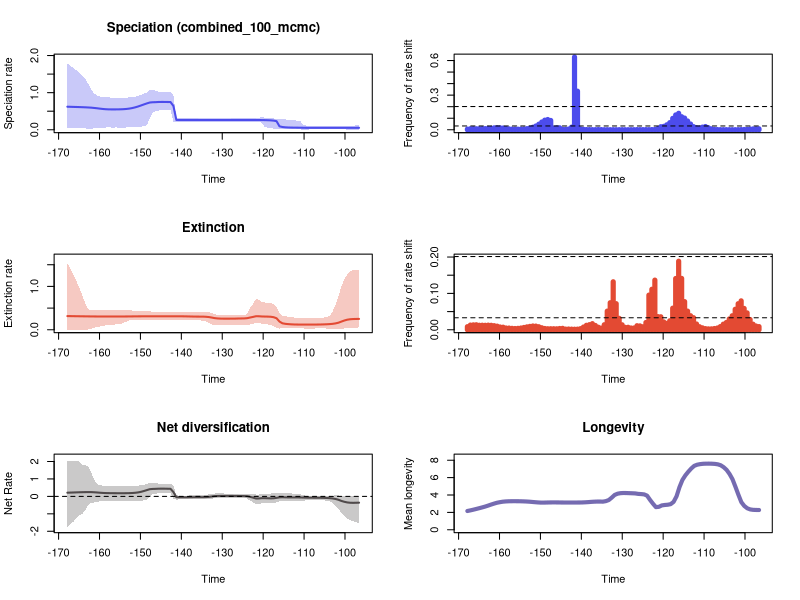

This figure's R source:


pdf(file='./RTT_plots.pdf',width=10, height=15)
par(mfrow=c(3,2))
library(scales)

time=c(-96.56873419499999, -97.28877058499998,-98.008806975,-98.72884336499999,-99.44887975500001,-100.168916145,-100.88895253499999,-101.608988925,-102.329025315,-103.04906170499999,-103.769098095,-104.489134485,-105.20917087499998,-105.929207265,-106.64924365499999,-107.36928004499998,-108.089316435,-108.80935282499999,-109.52938921499998,-110.249425605,-110.96946199499999,-111.68949838500001,-112.409534775,-113.12957116499999,-113.849607555,-114.569643945,-115.28968033499999,-116.009716725,-116.729753115,-117.44978950499998,-118.169825895,-118.88986228499999,-119.60989867499998,-120.329935065,-121.04997145499999,-121.77000784499998,-122.490044235,-123.21008062499999,-123.93011701500001,-124.650153405,-125.37018979499999,-126.090226185,-126.810262575,-127.53029896499999,-128.250335355,-128.970371745,-129.69040813499998,-130.410444525,-131.130480915,-131.85051730499998,-132.570553695,-133.290590085,-134.01062647499998,-134.730662865,-135.450699255,-136.17073564499998,-136.890772035,-137.610808425,-138.33084481499998,-139.050881205,-139.770917595,-140.49095398499998,-141.210990375,-141.93102676499998,-142.65106315499997,-143.371099545,-144.09113593499998,-144.811172325,-145.531208715,-146.251245105,-146.971281495,-147.691317885,-148.411354275,-149.131390665,-149.851427055,-150.571463445,-151.291499835,-152.011536225,-152.731572615,-153.451609005,-154.17164539499998,-154.891681785,-155.611718175,-156.33175456499998,-157.051790955,-157.771827345,-158.49186373499998,-159.211900125,-159.931936515,-160.65197290499998,-161.372009295,-162.092045685,-162.81208207499998,-163.532118465,-164.25215485500001,-164.97219124499998,-165.692227635,-166.412264025,-167.13230041499997,-167.852336805)
rate=c(0.05310572558180865, 0.05283233155959251,0.05251668138325584,0.05226591444133638,0.0520144359936366,0.05188449255445246,0.05180885007191144,0.05176869168617691,0.05175399888084205,0.051743185952859976,0.05173630350060856,0.051733836766990615,0.05174760536575504,0.05176254946251454,0.05178572896985516,0.05183993949765928,0.051961275675473435,0.05230427806061892,0.05304683826156664,0.054495723198443674,0.05588369936301049,0.05675068049063377,0.05757521773343238,0.05880048763007549,0.061315018942838466,0.06574431369090236,0.07423337410831976,0.0930288962864132,0.23149001271231445,0.24680670293655696,0.2536340444723535,0.25724528176529754,0.2594546761696356,0.2609464733443515,0.262147281973156,0.26300032066738055,0.2630761715615935,0.26313087611563146,0.26314570686236505,0.2631035922275887,0.26305657605733984,0.2630229342678107,0.26297338296717476,0.26294280819089705,0.2629328716810019,0.26292759523090914,0.26292312821017116,0.2629328716810019,0.26293333581812145,0.2629374862625589,0.2629370944259928,0.26293087571069385,0.2629216812083906,0.2629198582083197,0.26293797710725325,0.2630137126521119,0.2630432364562026,0.26302937306730356,0.2630240046634583,0.2630229342678107,0.26305219634140076,0.26306485756135567,0.263702303981356,0.6404697791330497,0.7474895716494969,0.7480417856230372,0.7495974882686429,0.7497831764401484,0.7487401705708427,0.7439125126262911,0.7414534583005292,0.7347630528781982,0.7105890188012844,0.683208898083172,0.6548264862109413,0.6272793767148224,0.6037537793374071,0.5846325456474979,0.5702748519418959,0.5605404188109577,0.5543400114206061,0.5511536755326112,0.5494600243482649,0.5485944147455676,0.5486706921824571,0.5498352855356918,0.5536873859467153,0.5605435782005714,0.5697768604035602,0.5799086550155406,0.5885256891403654,0.5963664411962539,0.6010979451242058,0.6053149747187243,0.6083463175772342,0.6112681687250967,0.6136875030393734,0.6160640553239556,0.6187005216065199,0.6210199140503447)
minHPD=c(0.0035587483360083006, 0.005150420542867332,0.005255079369126749,0.005943282039883662,0.006553663374138845,0.007987234488267537,0.008532816629570956,0.009109917255677953,0.009090535892099237,0.009345271792392902,0.009333790270405148,0.008222699639249225,0.008222699639249225,0.00933703952214322,0.009316410101920454,0.009062655447493215,0.009077731283617791,0.007109435991127877,0.006395901859314203,0.0023146191002413508,0.008998840709803318,0.010864237568978407,0.012173955726269246,0.012977790397795017,0.015486688242814123,0.018255569437219166,0.021436452743910258,0.022879483831103095,0.027220596125512964,0.03397850842001153,0.04412624479031144,0.05626406975143375,0.07261532534355286,0.18803730382126552,0.20998298954503963,0.21599181395017,0.21591809894317857,0.21600253166389952,0.215963686363448,0.21594902370899366,0.21599181395017,0.21615286537158865,0.21594902370899366,0.21600475816410217,0.21592701278740375,0.21592701278740375,0.21592797579846199,0.21592701278740375,0.2159690790780746,0.21592701278740375,0.21587949665473988,0.21598149800460525,0.21509411883418608,0.21594902370899366,0.21600475816410217,0.21594902370899366,0.21592701278740375,0.21594902370899366,0.21592701278740375,0.21509411883418608,0.21599181395017,0.2147680186790176,0.20621806053269998,0.21636065592427087,0.5223754531042417,0.5231480763660141,0.5271372011183942,0.5270637016227044,0.5200424677118666,0.4967495087659173,0.4819641905842687,0.3168859661552156,0.12778811039949836,0.09844712578508588,0.08138860306559688,0.07188165053657855,0.06869770551238737,0.06817175458737092,0.06779977373379464,0.06122146619054229,0.061049733636496815,0.061167820974894344,0.061167820974894344,0.06123824440246255,0.060561296253043254,0.06725728227036988,0.061167820974894344,0.05641982243405768,0.05033875042820421,0.04519683346159027,0.03717801661553431,0.01973553582134817,0.024533284638726508,0.03992913572709962,0.041044045144150706,0.04520933404516673,0.03554493970872831,0.04563337808152194,0.045344416021299225,0.04563337808152194)
maxHPD=c(0.12295711642864143, 0.11724546962630329,0.11169705263455285,0.10838260526139457,0.10619976868639665,0.10608174017406058,0.10581959907707172,0.10597997361792993,0.10565704327641455,0.10581457675842906,0.1056778679394101,0.10450312371609,0.10449056708605789,0.10563937954038002,0.10569996456032901,0.10569996456032901,0.1064044183898549,0.10681101087769854,0.11402135141513638,0.14620371535806131,0.23957123937693456,0.24831969847611796,0.2540340637358116,0.2595627202028135,0.2685874409188614,0.2780122816969887,0.2864851562541122,0.2917951010527233,0.2982630274699209,0.3038784284887287,0.3093525770249504,0.3143153275668575,0.3186347743137231,0.3495628025970031,0.32076048342401947,0.3168579141393196,0.315773248793124,0.31522277342796784,0.31490434272013756,0.3145653188319346,0.31426934476042523,0.3143153275668575,0.313964543002864,0.3139065905752867,0.3137363910234911,0.3137072451663336,0.31367268804014087,0.31367268804014087,0.31370888637188016,0.31367766710704204,0.31370888637188016,0.31386672828728923,0.31301077092171725,0.313964543002864,0.3141239913681125,0.31457854091952414,0.3149199092077193,0.3151102348446508,0.3153302240385895,0.31490434272013756,0.3166013531824763,0.31737934379784666,0.32541729484510656,0.9153928199591145,1.0277499803446721,1.023214856687244,1.025331848128682,1.0277499803446721,1.029388015457817,1.0527121771044718,1.0824224553456512,1.0839590325513158,1.0033903769812458,0.9738675326364243,0.9399223681733396,0.9104883024655241,0.8886663008440804,0.8781944068698636,0.8729645503174759,0.8637288467443606,0.8623658417683454,0.8619062789464706,0.8617673478607679,0.8629000629804318,0.8636932909585666,0.8732740261800185,0.8722491868958766,0.8789376467385261,0.8947249968226255,0.9279679983186335,0.9837034172343424,1.1030589793465544,1.247688914809683,1.389655411533947,1.4698234921795328,1.5482479865595233,1.603494453155953,1.6669126036518807,1.7251854490098024,1.7814270662113891)
remove_na = !is.na(rate)
time = time[remove_na]
plot(time,time,type = 'n', ylim = c(0, 1.9595697728325283), xlim = c(-168.212355,-96.208716), ylab = 'Speciation rate', xlab = 'Time',main='Speciation (combined_100_mcmc)' )
polygon(c(time, rev(time)), c(maxHPD[remove_na], rev(minHPD[remove_na])), col = alpha('#4c4cec',0.3), border = NA)
lines(time,rate[remove_na], col = '#4c4cec', lwd=2)
mids=c(-96.57237074242424, -97.29968022727272,-98.0269897121212,-98.7542991969697,-99.48160868181817,-100.20891816666666,-100.93622765151514,-101.66353713636363,-102.39084662121212,-103.1181561060606,-103.84546559090909,-104.57277507575756,-105.30008456060605,-106.02739404545454,-106.75470353030302,-107.48201301515151,-108.2093225,-108.93663198484847,-109.66394146969697,-110.39125095454546,-111.11856043939393,-111.84586992424242,-112.5731794090909,-113.30048889393939,-114.02779837878788,-114.75510786363635,-115.48241734848484,-116.20972683333332,-116.93703631818181,-117.6643458030303,-118.39165528787879,-119.11896477272727,-119.84627425757574,-120.57358374242423,-121.30089322727272,-122.02820271212121,-122.75551219696969,-123.48282168181818,-124.21013116666666,-124.93744065151515,-125.66475013636364,-126.39205962121211,-127.1193691060606,-127.84667859090908,-128.57398807575757,-129.30129756060606,-130.02860704545455,-130.75591653030304,-131.4832260151515,-132.2105355,-132.93784498484848,-133.66515446969697,-134.39246395454543,-135.11977343939392,-135.84708292424241,-136.5743924090909,-137.3017018939394,-138.02901137878789,-138.75632086363638,-139.48363034848484,-140.21093983333333,-140.93824931818182,-141.6655588030303,-142.39286828787877,-143.12017777272726,-143.84748725757575,-144.57479674242424,-145.30210622727273,-146.02941571212122,-146.7567251969697,-147.48403468181817,-148.21134416666666,-148.93865365151515,-149.66596313636362,-150.3932726212121,-151.1205821060606,-151.8478915909091,-152.57520107575758,-153.30251056060607,-154.02982004545456,-154.75712953030302,-155.4844390151515,-156.2117485,-156.9390579848485,-157.66636746969695,-158.39367695454544,-159.12098643939393,-159.84829592424242,-160.5756054090909,-161.3029148939394,-162.0302243787879,-162.75753386363638,-163.48484334848484,-164.21215283333333,-164.9394623181818,-165.6667718030303,-166.39408128787878,-167.12139077272727,-167.84870025757576)
counts=c(0.00826, 0.00869,0.00747,0.0064,0.00389,0.00243,0.00157,0.00116,0.00076,0.00071,0.00077,0.00096,0.00082,0.00101,0.00175,0.00323,0.00785,0.0173,0.02794,0.02291,0.01623,0.01791,0.02698,0.04982,0.07596,0.10118,0.1132,0.14273,0.1284,0.0988,0.06158,0.0428,0.02978,0.02651,0.01079,0.00278,0.00177,0.00123,0.00155,0.00127,0.00119,0.00144,0.0009,0.00073,0.00052,0.00056,0.00079,0.00074,0.00056,0.0007,0.00066,0.00068,0.00059,0.00146,0.00201,0.00101,0.00104,0.00142,0.00181,0.00392,0.00703,0.3345,0.6304,0.02259,0.00639,0.00388,0.00378,0.01722,0.0172,0.01461,0.08078,0.08888,0.08319,0.06718,0.04833,0.03251,0.02191,0.01426,0.00952,0.00651,0.00611,0.00525,0.00515,0.00562,0.00767,0.01089,0.01481,0.01685,0.01784,0.01674,0.01232,0.01172,0.01004,0.00965,0.00902,0.00871,0.00942,0.00915,0.00581)
plot(mids,counts,type = 'h', xlim = c(-168.212355,-96.208716), ylim=c(0,0.6304), ylab = 'Frequency of rate shift', xlab = 'Time',lwd=5,col='#4c4cec')
bf2 = 0.03299118156891654
bf6 = 0.20133565640968581
abline(h=bf2, lty=2)
abline(h=bf6, lty=2)

time=c(-96.56873419499999, -97.28877058499998,-98.008806975,-98.72884336499999,-99.44887975500001,-100.168916145,-100.88895253499999,-101.608988925,-102.329025315,-103.04906170499999,-103.769098095,-104.489134485,-105.20917087499998,-105.929207265,-106.64924365499999,-107.36928004499998,-108.089316435,-108.80935282499999,-109.52938921499998,-110.249425605,-110.96946199499999,-111.68949838500001,-112.409534775,-113.12957116499999,-113.849607555,-114.569643945,-115.28968033499999,-116.009716725,-116.729753115,-117.44978950499998,-118.169825895,-118.88986228499999,-119.60989867499998,-120.329935065,-121.04997145499999,-121.77000784499998,-122.490044235,-123.21008062499999,-123.93011701500001,-124.650153405,-125.37018979499999,-126.090226185,-126.810262575,-127.53029896499999,-128.250335355,-128.970371745,-129.69040813499998,-130.410444525,-131.130480915,-131.85051730499998,-132.570553695,-133.290590085,-134.01062647499998,-134.730662865,-135.450699255,-136.17073564499998,-136.890772035,-137.610808425,-138.33084481499998,-139.050881205,-139.770917595,-140.49095398499998,-141.210990375,-141.93102676499998,-142.65106315499997,-143.371099545,-144.09113593499998,-144.811172325,-145.531208715,-146.251245105,-146.971281495,-147.691317885,-148.411354275,-149.131390665,-149.851427055,-150.571463445,-151.291499835,-152.011536225,-152.731572615,-153.451609005,-154.17164539499998,-154.891681785,-155.611718175,-156.33175456499998,-157.051790955,-157.771827345,-158.49186373499998,-159.211900125,-159.931936515,-160.65197290499998,-161.372009295,-162.092045685,-162.81208207499998,-163.532118465,-164.25215485500001,-164.97219124499998,-165.692227635,-166.412264025,-167.13230041499997,-167.852336805)
rate=c(0.2508904063242735, 0.24962944994380876,0.24762895175134728,0.24275023969010834,0.23239862652236964,0.21311210038696676,0.18865169461093545,0.16272440563178137,0.1468849952350157,0.13667350530782388,0.1307695388090422,0.1266781710493724,0.12396846625303184,0.12190434327800509,0.12076799725101617,0.12015238109202678,0.1198719111123087,0.11969961202637262,0.11968859814093813,0.11978394155529785,0.12015847747388628,0.12079889087604279,0.12214582191327172,0.12553136933975045,0.1303429890616506,0.13688808675520353,0.14916367403180827,0.1897151836601873,0.2656164493888581,0.29021043461060586,0.30050861270049767,0.30365762447993694,0.3050540118766451,0.3068809610000841,0.31169402162636467,0.3117703501911224,0.2963817988525716,0.28226943807380145,0.26725912240297633,0.26206502574227064,0.26066386194330765,0.25969328127814095,0.25735893996204506,0.25661541581217884,0.25627952239443197,0.2559525079327519,0.25618015248591386,0.2574740170170101,0.2611792547881917,0.268489720286184,0.2819292412302641,0.2937057477724557,0.299899793442931,0.3033326374466926,0.3035095208463322,0.3037844113070983,0.30465748308102136,0.30607662316086237,0.3078304000402986,0.30926054431752387,0.3103057984692983,0.31090835960347296,0.31103032777386064,0.31111938698283426,0.31120060771916525,0.31119029673690424,0.31113039141365756,0.31101943370701457,0.3107003509080568,0.3104746164203328,0.31037792229193273,0.3103233284957499,0.3102960708269715,0.3102942307661032,0.31017768318370453,0.3097497662714408,0.3091187000992063,0.3083622914072125,0.3074740534447542,0.3068643125750214,0.3063444180591274,0.30597673260591884,0.3057449203572018,0.3056095088529138,0.3055721771776714,0.3055451305737551,0.3056171101102378,0.30580031236443234,0.306117002654422,0.30653850086620316,0.30714186745579275,0.30787860773888537,0.308691468849412,0.3096483973992024,0.3105096866653152,0.3114958691161076,0.3125146064106775,0.3135632001776083,0.31471704484667196,0.3157909939243395)
minHPD=c(0.0532521765599863, 0.05148625996546884,0.05305580368261346,0.04507284995924852,0.04426273476869099,0.03200159313889351,0.022051732383450994,0.02205144541821492,0.02031820411217581,0.01987967725215996,0.019975657599747176,0.02925410707826484,0.0298221692699604,0.032801961232187274,0.030745082342098315,0.02903476089399591,0.029013407544189067,0.02899015250787739,0.02871691990839746,0.02993630732190813,0.03214183581677692,0.033039030057801365,0.0330756443728365,0.034510766822172884,0.035857690051648856,0.03710921042946581,0.03513512263222353,0.02811622938720637,0.04585756409910381,0.07634220937305031,0.11145570440229695,0.12468452215427456,0.13378294281200773,0.1416992031011028,0.16353141375063251,0.17036740976336237,0.13894355773870096,0.12122013653202293,0.10145572797046992,0.11258940682735342,0.11386921505713488,0.11460877000796524,0.11182500597498654,0.1098261700026993,0.10839657316571537,0.1082195324627593,0.10818218608061572,0.10562689400337809,0.1079510154344523,0.10667281907909532,0.12133803728523666,0.1584941011246849,0.19256887496882785,0.21184453502696574,0.21578465019966223,0.21653302230324536,0.2187888945922258,0.22478521702958373,0.22940733794811885,0.233292150941465,0.2353238128105481,0.23548405828845628,0.23548405828845628,0.23548405828845628,0.23548405828845628,0.23548405828845628,0.2350152161741633,0.23542519325586955,0.23341807586099386,0.23318345842555624,0.233292150941465,0.2333765873734897,0.233292150941465,0.2333765873734897,0.23201170546984712,0.23159179879102704,0.22757405210747464,0.22132576930529135,0.214747822848836,0.18266270715376567,0.15819924715072833,0.1364675143516737,0.13306113160042154,0.11856046764092613,0.1169823211598143,0.10857029441413518,0.10198147343448218,0.09130538523480447,0.07415979923874733,0.0640754310370487,0.04272227594174689,0.019893539290190315,0.00384025759478535,0.0005010372572528704,0.0005010372572528704,0.0005010372572528704,0.0005010372572528704,0.001174698065339837,0.001174698065339837,0.0043851824474506525)
maxHPD=c(1.374443256277673, 1.3746889092750623,1.374443256277673,1.3416350081722561,1.2811013593048657,1.1567479825011446,0.9973175205955567,0.7597020302068069,0.5661606023123669,0.42028443307308383,0.31972475770184244,0.29129750052387904,0.28076736685418924,0.2786446467622434,0.27458491971326143,0.2721135227638984,0.2720015257766112,0.27201014544252344,0.2719899825610263,0.2735923650771191,0.2766864301170338,0.27921861882837684,0.28271166651850066,0.2907058066727001,0.30070375642394154,0.31210179069199323,0.32650788076006826,0.3965045488852033,0.519112254922625,0.593804346452766,0.6219729763263154,0.6247641807684685,0.6300008783610941,0.6427744392717908,0.6916492008152796,0.7079195989057133,0.5956519283584973,0.5016248559909475,0.36110167300359375,0.3442879594271391,0.3412885965859213,0.3405621754052897,0.3376535880188566,0.33628858160984326,0.33609186037443173,0.33831460981400263,0.3408749770548024,0.34029546055663956,0.3469708156030883,0.35811856381778334,0.3855691536197441,0.4073024548261573,0.4159593192482205,0.41495653644728214,0.4151275899479167,0.4143448167411327,0.41390421638631325,0.4157403010937146,0.41593321535316535,0.4164401472823652,0.4169346314860732,0.4166712005111234,0.4166365405218571,0.41664812489315706,0.41686004542770083,0.41721211015774645,0.41710180564843957,0.41832459888922513,0.418313225533367,0.4195726947126028,0.42081028269655774,0.42246332945101434,0.42372306279404637,0.4257053134976735,0.4266711307745076,0.430726828347516,0.43462836576672903,0.443062617899219,0.45921150929428123,0.4611203545772918,0.45964271447879573,0.4524292078132917,0.45732908783013854,0.4487216142791897,0.4525854268767765,0.45013998353401996,0.45111405763983337,0.44964970485626277,0.4445531195959445,0.44873573158417507,0.4496757977268624,0.4524220750654294,0.48350020934165394,0.6247617705179747,0.8063124320321625,0.9771155949170495,1.1376096939089306,1.2847378985003377,1.4161282924616727,1.525353998072926)
remove_na = !is.na(rate)
time = time[remove_na]
plot(time,time,type = 'n', ylim = c(0, 1.6778893978802187), xlim = c(-168.212355,-96.208716), ylab = 'Extinction rate', xlab = 'Time',main='Extinction' )
polygon(c(time, rev(time)), c(maxHPD[remove_na], rev(minHPD[remove_na])), col = alpha('#e34a33',0.3), border = NA)
lines(time,rate[remove_na], col = '#e34a33', lwd=2)
mids=c(-96.57237074242424, -97.29968022727272,-98.0269897121212,-98.7542991969697,-99.48160868181817,-100.20891816666666,-100.93622765151514,-101.66353713636363,-102.39084662121212,-103.1181561060606,-103.84546559090909,-104.57277507575756,-105.30008456060605,-106.02739404545454,-106.75470353030302,-107.48201301515151,-108.2093225,-108.93663198484847,-109.66394146969697,-110.39125095454546,-111.11856043939393,-111.84586992424242,-112.5731794090909,-113.30048889393939,-114.02779837878788,-114.75510786363635,-115.48241734848484,-116.20972683333332,-116.93703631818181,-117.6643458030303,-118.39165528787879,-119.11896477272727,-119.84627425757574,-120.57358374242423,-121.30089322727272,-122.02820271212121,-122.75551219696969,-123.48282168181818,-124.21013116666666,-124.93744065151515,-125.66475013636364,-126.39205962121211,-127.1193691060606,-127.84667859090908,-128.57398807575757,-129.30129756060606,-130.02860704545455,-130.75591653030304,-131.4832260151515,-132.2105355,-132.93784498484848,-133.66515446969697,-134.39246395454543,-135.11977343939392,-135.84708292424241,-136.5743924090909,-137.3017018939394,-138.02901137878789,-138.75632086363638,-139.48363034848484,-140.21093983333333,-140.93824931818182,-141.6655588030303,-142.39286828787877,-143.12017777272726,-143.84748725757575,-144.57479674242424,-145.30210622727273,-146.02941571212122,-146.7567251969697,-147.48403468181817,-148.21134416666666,-148.93865365151515,-149.66596313636362,-150.3932726212121,-151.1205821060606,-151.8478915909091,-152.57520107575758,-153.30251056060607,-154.02982004545456,-154.75712953030302,-155.4844390151515,-156.2117485,-156.9390579848485,-157.66636746969695,-158.39367695454544,-159.12098643939393,-159.84829592424242,-160.5756054090909,-161.3029148939394,-162.0302243787879,-162.75753386363638,-163.48484334848484,-164.21215283333333,-164.9394623181818,-165.6667718030303,-166.39408128787878,-167.12139077272727,-167.84870025757576)
counts=c(0.00874, 0.0103,0.01534,0.0282,0.04639,0.05865,0.07948,0.07166,0.05636,0.03853,0.02967,0.0199,0.01537,0.00875,0.00484,0.00341,0.00252,0.00247,0.00314,0.0053,0.00837,0.01581,0.03315,0.03857,0.05127,0.0774,0.14123,0.18851,0.14093,0.05935,0.0246,0.01756,0.02154,0.03569,0.03624,0.13649,0.11137,0.09526,0.01998,0.00829,0.01063,0.01113,0.00497,0.00487,0.00682,0.00671,0.01364,0.03145,0.07174,0.13193,0.07432,0.05125,0.01379,0.00457,0.00702,0.01184,0.01682,0.01405,0.0123,0.00747,0.00303,0.00176,0.00159,0.00177,0.00207,0.00186,0.0039,0.0035,0.0027,0.00287,0.0029,0.00283,0.00353,0.00553,0.00834,0.01007,0.0104,0.00928,0.00796,0.00639,0.00481,0.0039,0.00346,0.0039,0.0047,0.00485,0.00706,0.00763,0.00995,0.01126,0.0123,0.01271,0.0123,0.01253,0.01241,0.01377,0.0135,0.01291,0.00846)
plot(mids,counts,type = 'h', xlim = c(-168.212355,-96.208716), ylim=c(0,0.2), ylab = 'Frequency of rate shift', xlab = 'Time',lwd=5,col='#e34a33')
abline(h=bf2, lty=2)
abline(h=bf6, lty=2)
#Net Diversification Rate
time=c(-96.56873419499999, -97.28877058499998,-98.008806975,-98.72884336499999,-99.44887975500001,-100.168916145,-100.88895253499999,-101.608988925,-102.329025315,-103.04906170499999,-103.769098095,-104.489134485,-105.20917087499998,-105.929207265,-106.64924365499999,-107.36928004499998,-108.089316435,-108.80935282499999,-109.52938921499998,-110.249425605,-110.96946199499999,-111.68949838500001,-112.409534775,-113.12957116499999,-113.849607555,-114.569643945,-115.28968033499999,-116.009716725,-116.729753115,-117.44978950499998,-118.169825895,-118.88986228499999,-119.60989867499998,-120.329935065,-121.04997145499999,-121.77000784499998,-122.490044235,-123.21008062499999,-123.93011701500001,-124.650153405,-125.37018979499999,-126.090226185,-126.810262575,-127.53029896499999,-128.250335355,-128.970371745,-129.69040813499998,-130.410444525,-131.130480915,-131.85051730499998,-132.570553695,-133.290590085,-134.01062647499998,-134.730662865,-135.450699255,-136.17073564499998,-136.890772035,-137.610808425,-138.33084481499998,-139.050881205,-139.770917595,-140.49095398499998,-141.210990375,-141.93102676499998,-142.65106315499997,-143.371099545,-144.09113593499998,-144.811172325,-145.531208715,-146.251245105,-146.971281495,-147.691317885,-148.411354275,-149.131390665,-149.851427055,-150.571463445,-151.291499835,-152.011536225,-152.731572615,-153.451609005,-154.17164539499998,-154.891681785,-155.611718175,-156.33175456499998,-157.051790955,-157.771827345,-158.49186373499998,-159.211900125,-159.931936515,-160.65197290499998,-161.372009295,-162.092045685,-162.81208207499998,-163.532118465,-164.25215485500001,-164.97219124499998,-165.692227635,-166.412264025,-167.13230041499997,-167.852336805)
net_rate=c(-0.36018766968191335, -0.3652190704193314,-0.3690540277871497,-0.3646074919592101,-0.34633244865116025,-0.3090009198921117,-0.2596220040654399,-0.19319910658863776,-0.1475813792954156,-0.11737871068203251,-0.10115932144832566,-0.09054603199418249,-0.08426234407077218,-0.08007052157617267,-0.07804790738741818,-0.07705451873033704,-0.07631419968108949,-0.07499689245791252,-0.0720511364807336,-0.06676939624015514,-0.06223371289745849,-0.060030188561501864,-0.05913154732327297,-0.0601657415072758,-0.05907535373692721,-0.05477271525044474,-0.04944723637758376,-0.05627437090389182,-0.0838161666646242,-0.10786700561450989,-0.11327318046591325,-0.10712043218264662,-0.10130376088646101,-0.10141201181721972,-0.11836403098377322,-0.11974781852190294,-0.06922331024299382,-0.026342983897313862,0.009725177089277757,0.018607204492842436,0.020567011817821605,0.021741402388166162,0.024785192627542054,0.025704734296548085,0.026348630253582517,0.027105732329386942,0.027488524689758046,0.026416236098725118,0.022927174969202456,0.014455060145860054,-0.006561411302468753,-0.028486609895095886,-0.03967643550353974,-0.04530232938514572,-0.044205671511717885,-0.0441444060044242,-0.045213674476458535,-0.04738457677826979,-0.05004166136848898,-0.05210605631661249,-0.05341226242118702,-0.05370926394456086,-0.04542256232594195,0.24605559323915516,0.43670284032210105,0.4381869881911607,0.44193462374179976,0.4427183514056066,0.441577500696898,0.43230386355367156,0.42720332624710017,0.413601614821823,0.36177485667233067,0.30847219055020014,0.26156206040155733,0.2280235240110198,0.20640585992139734,0.19320222540372758,0.18635595847834704,0.1827301335078733,0.1816364584596568,0.18164048832706364,0.18190554604590317,0.18273709559576357,0.18423169156421831,0.1864488271818321,0.19072796655221588,0.19842038955062177,0.2102131869036255,0.22530028592956203,0.23690462054354913,0.24573237327000638,0.24544739219699163,0.24404983005110448,0.24016862649262724,0.23578001163777682,0.22979129934371623,0.22297740996927404,0.21725169273144904,0.2117200447716268)
net_minHPD=c(-1.529761036945971, -1.467907276590817,-1.4192907906401,-1.3578035640435109,-1.261978023184612,-1.1217296188833825,-0.9603266407900052,-0.7175659944607082,-0.5232761862196453,-0.37549889367126466,-0.27472030116784096,-0.24177937765884244,-0.2304104788651059,-0.22290659604510674,-0.21967924241781367,-0.21907654766065643,-0.21971278248012266,-0.22045204408805277,-0.22671223170891924,-0.24533964126892838,-0.2464574749156537,-0.24287649794808086,-0.245322064603587,-0.24793731449214462,-0.24967134512829273,-0.25288816660189567,-0.262495603695964,-0.27889231976973616,-0.3410675547845655,-0.38119856445550454,-0.39671266844489267,-0.3935020792531402,-0.3935020792531402,-0.39704821087020614,-0.43903494589869135,-0.44973486304871324,-0.33934404942206203,-0.2445877123702642,-0.11629529915987308,-0.09287563228160714,-0.09221212010348201,-0.08913967495249153,-0.08746857427935589,-0.08722388429054284,-0.0872562625491872,-0.08866968864576136,-0.08896928476017504,-0.08913967495249153,-0.0948690307284413,-0.1034826556075808,-0.13492807771530824,-0.15033206622951917,-0.15710633128587914,-0.15656540519159062,-0.15797110761488864,-0.15727117969446364,-0.1572644566919451,-0.15727117969446364,-0.16238587271932037,-0.16238587271932037,-0.1662466094161226,-0.1673588404845095,-0.18846637207306385,-0.1536672164058091,0.17598268844309317,0.181887867015524,0.18167599719071825,0.1806090170436545,0.1818182183869465,0.15798895189415363,0.12473551921353232,-0.004695668501222605,-0.18513850751687794,-0.22843348968018554,-0.2443256283579811,-0.25756742671908917,-0.2572940185474591,-0.2617278359892203,-0.2577613758694157,-0.26130939693794397,-0.2592110360605733,-0.26147330267402985,-0.2577613758694157,-0.26061182090024304,-0.2617278359892203,-0.26667305811653363,-0.26381886315352976,-0.2776644843532587,-0.2869557169361387,-0.31968129032764747,-0.357274254852166,-0.38862009119907454,-0.5015480551708971,-0.8007283807742842,-1.022189710420686,-1.0681471662375372,-1.2663239619911857,-1.4542106706193332,-1.6084293292462186,-1.7395112719853834)
net_maxHPD=c(0.047314831853863204, 0.04286443959720512,0.03497004538725429,0.02789698451405928,0.02901651786357906,0.04303721518270126,0.045685111391718256,0.05176805956354093,0.05184876043271027,0.05061011598627487,0.05061011598627487,0.03953646668705307,0.03612225877661591,0.03603965241308959,0.03611033987736506,0.03592938724983623,0.036298752166827465,0.03951312553852483,0.04565467333512214,0.06186930976056563,0.11748440591660735,0.141933668495187,0.15437735731454727,0.16855353108924895,0.18479650922343716,0.1989940042604443,0.2076317811091009,0.22098050311762407,0.21979042393643908,0.19971834943429698,0.1524810216218306,0.1326877219583642,0.12488621394060018,0.12077697648860605,0.10535459895707261,0.10530989916908814,0.12933287144514738,0.153278590690493,0.16633268963213754,0.16229376402650958,0.15847745542962297,0.15994425088624079,0.1609112183452614,0.16176451601690223,0.1629602992308125,0.1638609088179308,0.16633641637343025,0.16786543987304364,0.16548247591712473,0.1663431222827287,0.14551997891216287,0.11258789012283363,0.07981810399458958,0.06343098098200511,0.05887657818368469,0.059383079834430585,0.05758771101601365,0.05538567201535516,0.04828209098106517,0.0467169871457323,0.04399339006904987,0.04607914983124484,0.056169937005957876,0.6197226592424296,0.7192616469365085,0.718941976280862,0.7171748913306466,0.7190464648692805,0.7309150875817777,0.7572953287281535,0.7671301016743015,0.7799860100382547,0.7104283814193075,0.6750574132524351,0.6440729364818638,0.6113478063866454,0.5958777042039447,0.5825958937261797,0.582507763196892,0.5777581592260883,0.5797584585367248,0.5777888153996651,0.5824876706218739,0.5824089110007631,0.5848351369938137,0.5854209368669199,0.6003880612390741,0.6096304523632798,0.6464570506265499,0.7114117379561644,0.9831278139661028,1.4186907293652822,1.7307172592742845,1.7782265096230783,1.8245949265876167,2.0129191074127757,2.0238385410951265,2.013598430312669,2.023583666102895,2.050843284470106)
remove_na = !is.na(net_rate)
time = time[remove_na]
plot(time,time,type = 'n', ylim = c(-1.913462399183922, 2.255927612917117), xlim = c(-168.212355,-96.208716), ylab = 'Net Rate', xlab = 'Time',lwd=2, main='Net diversification', col= '#504A4B' )
polygon(c(time, rev(time)), c(net_maxHPD[remove_na], rev(net_minHPD[remove_na])), col = alpha('#504A4B',0.3), border = NA)
lines(time,net_rate[remove_na], col = '#504A4B', lwd=2)
abline(h=0,lty=2)


time=c(-96.56873419499999, -97.28877058499998,-98.008806975,-98.72884336499999,-99.44887975500001,-100.168916145,-100.88895253499999,-101.608988925,-102.329025315,-103.04906170499999,-103.769098095,-104.489134485,-105.20917087499998,-105.929207265,-106.64924365499999,-107.36928004499998,-108.089316435,-108.80935282499999,-109.52938921499998,-110.249425605,-110.96946199499999,-111.68949838500001,-112.409534775,-113.12957116499999,-113.849607555,-114.569643945,-115.28968033499999,-116.009716725,-116.729753115,-117.44978950499998,-118.169825895,-118.88986228499999,-119.60989867499998,-120.329935065,-121.04997145499999,-121.77000784499998,-122.490044235,-123.21008062499999,-123.93011701500001,-124.650153405,-125.37018979499999,-126.090226185,-126.810262575,-127.53029896499999,-128.250335355,-128.970371745,-129.69040813499998,-130.410444525,-131.130480915,-131.85051730499998,-132.570553695,-133.290590085,-134.01062647499998,-134.730662865,-135.450699255,-136.17073564499998,-136.890772035,-137.610808425,-138.33084481499998,-139.050881205,-139.770917595,-140.49095398499998,-141.210990375,-141.93102676499998,-142.65106315499997,-143.371099545,-144.09113593499998,-144.811172325,-145.531208715,-146.251245105,-146.971281495,-147.691317885,-148.411354275,-149.131390665,-149.851427055,-150.571463445,-151.291499835,-152.011536225,-152.731572615,-153.451609005,-154.17164539499998,-154.891681785,-155.611718175,-156.33175456499998,-157.051790955,-157.771827345,-158.49186373499998,-159.211900125,-159.931936515,-160.65197290499998,-161.372009295,-162.092045685,-162.81208207499998,-163.532118465,-164.25215485500001,-164.97219124499998,-165.692227635,-166.412264025,-167.13230041499997,-167.852336805)
rate=c(2.2722908782881515, 2.2782877331854317,2.291689566529815,2.3423903910807065,2.472838982903699,2.7385187413298855,3.1756619496101206,4.029478201548112,4.940568588937988,5.809661682501741,6.4164793506112545,6.886252459120784,7.197130275888559,7.419622550347755,7.528971756538393,7.57789146922842,7.598895625049276,7.6073160646292095,7.604655381904877,7.591172185674835,7.551876392451027,7.4847954345517005,7.352422457711476,7.051880678753922,6.679705070431562,6.260222725596261,5.735866432734107,4.906146752690275,3.8498423728471645,3.2084857886212426,2.947232952379289,2.8796340628798704,2.8523685794328424,2.802904861967224,2.640183027585336,2.606231081932927,2.999572283219994,3.440060002829685,3.9266219530567756,4.070715475186193,4.105838917396549,4.127007459470874,4.181138972806572,4.198728940960505,4.210537142033391,4.224087549305493,4.230892189040226,4.211588514283401,4.150487183237288,4.009360976487111,3.6976664973222713,3.42053616787477,3.2947236596115186,3.234869617934963,3.2459045547616543,3.243083426681584,3.2301811930165942,3.2080916172585896,3.181199316010351,3.159868685628777,3.143987794202577,3.1363500431871785,3.134985313190971,3.1342961039265576,3.1331610795291454,3.133773486167917,3.134653481571478,3.1366968341742107,3.1432853043277653,3.147066542123686,3.148433258716598,3.1433636444299093,3.135528085128782,3.1260552186539323,3.124600958040134,3.144682245075456,3.171497641200716,3.200956596997233,3.2314618666621886,3.2525423251209586,3.267185067198633,3.2783866641885453,3.283699395333803,3.285777300263043,3.2841357657400505,3.276798256985367,3.259467151704809,3.2289867356140953,3.1725257568416154,3.1032621019641593,3.004203016183154,2.893974781850455,2.775749933654863,2.666054902595676,2.5705212316423887,2.4805809871020092,2.393248506520278,2.308728597389272,2.2297734007563306,2.1589658863723633)
minHPD=c(2.2722908782881515, 2.2782877331854317,2.291689566529815,2.3423903910807065,2.472838982903699,2.7385187413298855,3.1756619496101206,4.029478201548112,4.940568588937988,5.809661682501741,6.4164793506112545,6.886252459120784,7.197130275888559,7.419622550347755,7.528971756538393,7.57789146922842,7.598895625049276,7.6073160646292095,7.604655381904877,7.591172185674835,7.551876392451027,7.4847954345517005,7.352422457711476,7.051880678753922,6.679705070431562,6.260222725596261,5.735866432734107,4.906146752690275,3.8498423728471645,3.2084857886212426,2.947232952379289,2.8796340628798704,2.8523685794328424,2.802904861967224,2.640183027585336,2.606231081932927,2.999572283219994,3.440060002829685,3.9266219530567756,4.070715475186193,4.105838917396549,4.127007459470874,4.181138972806572,4.198728940960505,4.210537142033391,4.224087549305493,4.230892189040226,4.211588514283401,4.150487183237288,4.009360976487111,3.6976664973222713,3.42053616787477,3.2947236596115186,3.234869617934963,3.2459045547616543,3.243083426681584,3.2301811930165942,3.2080916172585896,3.181199316010351,3.159868685628777,3.143987794202577,3.1363500431871785,3.134985313190971,3.1342961039265576,3.1331610795291454,3.133773486167917,3.134653481571478,3.1366968341742107,3.1432853043277653,3.147066542123686,3.148433258716598,3.1433636444299093,3.135528085128782,3.1260552186539323,3.124600958040134,3.144682245075456,3.171497641200716,3.200956596997233,3.2314618666621886,3.2525423251209586,3.267185067198633,3.2783866641885453,3.283699395333803,3.285777300263043,3.2841357657400505,3.276798256985367,3.259467151704809,3.2289867356140953,3.1725257568416154,3.1032621019641593,3.004203016183154,2.893974781850455,2.775749933654863,2.666054902595676,2.5705212316423887,2.4805809871020092,2.393248506520278,2.308728597389272,2.2297734007563306,2.1589658863723633)
maxHPD=c(2.2722908782881515, 2.2782877331854317,2.291689566529815,2.3423903910807065,2.472838982903699,2.7385187413298855,3.1756619496101206,4.029478201548112,4.940568588937988,5.809661682501741,6.4164793506112545,6.886252459120784,7.197130275888559,7.419622550347755,7.528971756538393,7.57789146922842,7.598895625049276,7.6073160646292095,7.604655381904877,7.591172185674835,7.551876392451027,7.4847954345517005,7.352422457711476,7.051880678753922,6.679705070431562,6.260222725596261,5.735866432734107,4.906146752690275,3.8498423728471645,3.2084857886212426,2.947232952379289,2.8796340628798704,2.8523685794328424,2.802904861967224,2.640183027585336,2.606231081932927,2.999572283219994,3.440060002829685,3.9266219530567756,4.070715475186193,4.105838917396549,4.127007459470874,4.181138972806572,4.198728940960505,4.210537142033391,4.224087549305493,4.230892189040226,4.211588514283401,4.150487183237288,4.009360976487111,3.6976664973222713,3.42053616787477,3.2947236596115186,3.234869617934963,3.2459045547616543,3.243083426681584,3.2301811930165942,3.2080916172585896,3.181199316010351,3.159868685628777,3.143987794202577,3.1363500431871785,3.134985313190971,3.1342961039265576,3.1331610795291454,3.133773486167917,3.134653481571478,3.1366968341742107,3.1432853043277653,3.147066542123686,3.148433258716598,3.1433636444299093,3.135528085128782,3.1260552186539323,3.124600958040134,3.144682245075456,3.171497641200716,3.200956596997233,3.2314618666621886,3.2525423251209586,3.267185067198633,3.2783866641885453,3.283699395333803,3.285777300263043,3.2841357657400505,3.276798256985367,3.259467151704809,3.2289867356140953,3.1725257568416154,3.1032621019641593,3.004203016183154,2.893974781850455,2.775749933654863,2.666054902595676,2.5705212316423887,2.4805809871020092,2.393248506520278,2.308728597389272,2.2297734007563306,2.1589658863723633)
remove_na = !is.na(rate)
time = time[remove_na]
plot(time,time,type = 'n', ylim = c(0, 8.368047671092132), xlim = c(-168.212355,-96.208716), ylab = 'Mean longevity', xlab = 'Time',main='Longevity' )
polygon(c(time, rev(time)), c(maxHPD[remove_na], rev(minHPD[remove_na])), col = alpha('#756bb1',0.3), border = NA)
lines(time,rate[remove_na], col = '#756bb1', lwd=4)

n <- dev.off()